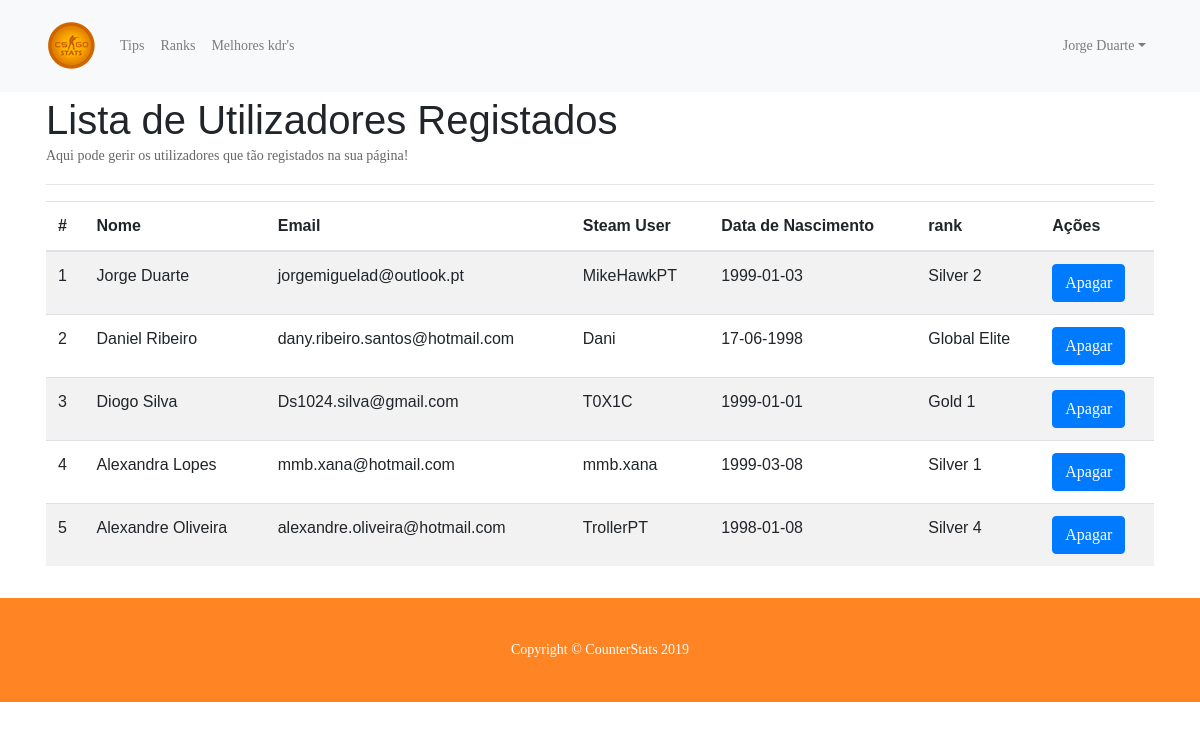
Page /user-list.php (signed in) on the committed database.
### tables this page shows
CREATE TABLE `utilizadores` (
  `codutilizador` int(11) NOT NULL,
  `codtipo` int(11) NOT NULL,
  `nome` varchar(30) NOT NULL,
  `email` varchar(60) NOT NULL,
  `steamuser` varchar(25) NOT NULL,
  `datanascimento` varchar(55) NOT NULL,
  `ranki` varchar(30) NOT NULL,
  `password` varchar(18) NOT NULL
);

### model/utilizador.model.php (called while the page is built, shortened)
<?php
class Utilizador
{
		public function list()
		{
			$conexaoBD = new ConexaoBD();
			$conexao = $conexaoBD->criarConexao();
			$query = $conexao->query("SELECT * FROM utilizadores");
			return $query->fetchAll(PDO::FETCH_ASSOC);
		}
	}
?>

### controller/list.controller.php (called while the page is built, shortened)
<?php
$utilizador = new Utilizador();
$utilizador = $utilizador->list();
?>

### user-list.php (the view, shortened to what this page needs)
<?php include 'includes/header.php' ?>
<?php include 'model/utilizador.model.php'?>
<?php include 'controller/list.controller.php'?>
  <div style="padding-top: 40px" class="container">
  <div class="row">
    <div class="col-lg-12">
    <h1>Lista de Utilizadores Registados</h1>
    <p>Aqui pode gerir os utilizadores que tão registados na sua página!</p>
    <hr>
    <table class="table table-striped">
      <thead>
        <tr>
          <th scope="col">#</th>
          <th scope="col">Nome</th>
          <th scope="col">Email</th>
          <th scope="col">Steam User</th>
          <th scope="col">Data de Nascimento</th>
          <th scope="col">rank</th>
          <th scope="col">Ações</th>
        </tr>
      </thead>
      <tbody>
        <?php
          foreach($utilizador as $utilizador){
        ?>
        <tr>
          <td scope="row"><?= $utilizador['codutilizador'] ?></td>
    			<td><?= $utilizador['nome'] ?></td>
    			<td><?= $utilizador['email'] ?></td>
    			<td><?= $utilizador['steamuser'] ?></td>
          <td><?= $utilizador['datanascimento'] ?></td>
          <td><?= $utilizador['ranki'] ?></td>
    			<td>
    				<?php
    				echo "<a class='btn btn-primary' href='user-list.php?action=delete&id=" . $utilizador['codutilizador'] . "' role='button'>Apagar</a>";
    				?>
    			</td>
    	    </tr>
      	<?php
    	}
    	?>
      </tbody>
    </table>
  </div>
    </div>
  </div>

### css/login.css (style rules this page uses)
.container { padding: 16px; }

### css/modern-business.css (style rules this page uses)
body { padding-top: 56px; }
.py-5 { background-color: #FF8423; padding-top: 2%!important; padding-bottom: 2%!important; }
.container { height: auto; }

### css/main.css (style rules this page uses)
* { margin: 0px; padding: 0px; box-sizing: border-box; }
body, html { height: 100%; font-family: Ubuntu-Regular, sans-serif; }
a { font-family: Ubuntu-Regular; font-size: 14px; line-height: 1.7; color: #666666; margin: 0px; transition: all 0.4s; -webkit-transition: all 0.4s; -o-transition: all 0.4s; -moz-transition: all 0.4s; }
h1,h2,h3,h4,h5,h6 { margin: 0px; }
p { font-family: Ubuntu-Regular; font-size: 14px; line-height: 1.7; color: #666666; margin: 0px; }
.footer { position: relative; width: 100%; left: 0; bottom: 0; }

### rows in the picture
utilizadores: codutilizador "1", nome "Jorge Duarte", email "jorgemiguelad@outlook.pt", steamuser "MikeHawkPT", datanascimento "1999-01-03", ranki "Silver 2"
utilizadores: codutilizador "2", nome "Daniel Ribeiro", email "dany.ribeiro.santos@hotmail.com", steamuser "Dani", datanascimento "17-06-1998", ranki "Global Elite"
utilizadores: codutilizador "3", nome "Diogo Silva", email "Ds1024.silva@gmail.com", steamuser "T0X1C", datanascimento "1999-01-01", ranki "Gold 1"
utilizadores: codutilizador "4", nome "Alexandra Lopes", email "mmb.xana@hotmail.com", steamuser "mmb.xana", datanascimento "1999-03-08", ranki "Silver 1"
utilizadores: codutilizador "5", nome "Alexandre Oliveira", email "alexandre.oliveira@hotmail.com", steamuser "TrollerPT", datanascimento "1998-01-08", ranki "Silver 4"

### other values in the picture
$_SESSION['login']['nome'] "Jorge Duarte"
